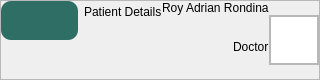
        <widget class="QFrame" name="Header">
         <property name="sizePolicy">
          <sizepolicy hsizetype="Expanding" vsizetype="Expanding">
           <horstretch>0</horstretch>
           <verstretch>0</verstretch>
          </sizepolicy>
         </property>
         <property name="minimumSize">
          <size>
           <width>0</width>
           <height>80</height>
          </size>
         </property>
         <property name="maximumSize">
          <size>
           <width>16777215</width>
           <height>80</height>
          </size>
         </property>
         <property name="cursor">
          <cursorShape>ArrowCursor</cursorShape>
         </property>
         <property name="frameShape">
          <enum>QFrame::StyledPanel</enum>
         </property>
         <property name="frameShadow">
          <enum>QFrame::Raised</enum>
         </property>
         <layout class="QHBoxLayout" name="horizontalLayout_3">
          <property name="spacing">
           <number>0</number>
          </property>
          <property name="leftMargin">
           <number>0</number>
          </property>
          <property name="topMargin">
           <number>0</number>
          </property>
          <property name="rightMargin">
           <number>0</number>
          </property>
          <property name="bottomMargin">
           <number>0</number>
          </property>
          <item alignment="Qt::AlignTop">
           <widget class="QWidget" name="BackButtonCon" native="true">
            <property name="styleSheet">
             <string notr="true">#Title{
	font: 700 22pt &quot;Lexend&quot;;
}
#Subtitle {
	font: 300 10pt &quot;Lexend Light&quot;;
}
QLabel {
    padding: 0px;
    margin: 0px;
}
</string>
            </property>
            <layout class="QHBoxLayout" name="horizontalLayout" stretch="0,0">
             <property name="spacing">
              <number>6</number>
             </property>
             <property name="leftMargin">
              <number>0</number>
             </property>
             <property name="topMargin">
              <number>0</number>
             </property>
             <property name="rightMargin">
              <number>0</number>
             </property>
             <property name="bottomMargin">
              <number>0</number>
             </property>
             <item alignment="Qt::AlignLeft">
              <widget class="QPushButton" name="BackButton">
               <property name="styleSheet">
                <string notr="true">QPushButton {
	font: 900 10pt &quot;Satoshi Black&quot;;
	background-color: #2E6E65;
 	border-radius: 10px;
	font-weight: bold;	
	font-size: 25px;
	color: #F4F7ED;
	text-align: left;
	padding: 5px 5px;
}</string>
               </property>
               <property name="text">
                <string/>
               </property>
               <property name="icon">
                <iconset resource="../Images/resources.qrc">
                 <normaloff>:/lucide/icons/arrow-left.svg</normaloff>:/lucide/icons/arrow-left.svg</iconset>
               </property>
               <property name="iconSize">
                <size>
                 <width>40</width>
                 <height>40</height>
                </size>
               </property>
              </widget>
             </item>
             <item alignment="Qt::AlignVCenter">
              <widget class="QWidget" name="widget" native="true">
               <property name="sizePolicy">
                <sizepolicy hsizetype="Expanding" vsizetype="Fixed">
                 <horstretch>0</horstretch>
                 <verstretch>0</verstretch>
                </sizepolicy>
               </property>
               <property name="maximumSize">
                <size>
                 <width>16777215</width>
                 <height>16777215</height>
                </size>
               </property>
               <layout class="QVBoxLayout" name="verticalLayout_5">
                <property name="spacing">
                 <number>0</number>
                </property>
                <property name="leftMargin">
                 <number>0</number>
                </property>
                <property name="topMargin">
                 <number>0</number>
                </property>
                <property name="rightMargin">
                 <number>0</number>
                </property>
                <property name="bottomMargin">
                 <number>0</number>
                </property>
                <item alignment="Qt::AlignTop">
                 <widget class="QLabel" name="Title">
                  <property name="enabled">
                   <bool>true</bool>
                  </property>
                  <property name="sizePolicy">
                   <sizepolicy hsizetype="Preferred" vsizetype="Expanding">
                    <horstretch>0</horstretch>
                    <verstretch>0</verstretch>
                   </sizepolicy>
                  </property>
                  <property name="minimumSize">
                   <size>
                    <width>0</width>
                    <height>30</height>
                   </size>
                  </property>
                  <property name="maximumSize">
                   <size>
                    <width>16777215</width>
                    <height>30</height>
                   </size>
                  </property>
                  <property name="text">
                   <string>Patient Details</string>
                  </property>
                  <property name="textFormat">
                   <enum>Qt::PlainText</enum>
                  </property>
                  <property name="alignment">
                   <set>Qt::AlignLeading</set>
                  </property>
                  <property name="wordWrap">
                   <bool>true</bool>
                  </property>
                 </widget>
                </item>
               </layout>
              </widget>
             </item>
            </layout>
           </widget>
          </item>
          <item>
           <layout class="QHBoxLayout" name="UserPanel">
            <property name="rightMargin">
             <number>0</number>
            </property>
            <item>
             <layout class="QVBoxLayout" name="UserInfo">
              <property name="spacing">
               <number>0</number>
              </property>
              <item alignment="Qt::AlignRight">
               <widget class="QLabel" name="UserName">
                <property name="text">
                 <string>Roy Adrian Rondina</string>
                </property>
                <property name="alignment">
                 <set>Qt::AlignLeading</set>
                </property>
               </widget>
              </item>
              <item alignment="Qt::AlignRight">
               <widget class="QLabel" name="UserType">
                <property name="text">
                 <string>Doctor</string>
                </property>
                <property name="alignment">
                 <set>Qt::AlignLeading</set>
                </property>
               </widget>
              </item>
             </layout>
            </item>
            <item>
             <widget class="QFrame" name="Profile">
              <property name="sizePolicy">
               <sizepolicy hsizetype="Fixed" vsizetype="Fixed">
                <horstretch>0</horstretch>
                <verstretch>0</verstretch>
               </sizepolicy>
              </property>
              <property name="minimumSize">
               <size>
                <width>50</width>
                <height>50</height>
               </size>
              </property>
              <property name="maximumSize">
               <size>
                <width>50</width>
                <height>50</height>
               </size>
              </property>
              <property name="frameShape">
               <enum>QFrame::StyledPanel</enum>
              </property>
              <property name="frameShadow">
               <enum>QFrame::Raised</enum>
              </property>
              <layout class="QVBoxLayout" name="verticalLayout_3">
               <property name="spacing">
                <number>0</number>
               </property>
               <property name="leftMargin">
                <number>0</number>
               </property>
               <property name="topMargin">
                <number>0</number>
               </property>
               <property name="rightMargin">
                <number>0</number>
               </property>
               <property name="bottomMargin">
                <number>0</number>
               </property>
               <item>
                <widget class="QGraphicsView" name="ProfilePic">
                 <property name="enabled">
                  <bool>true</bool>
                 </property>
                 <property name="sizePolicy">
                  <sizepolicy hsizetype="Preferred" vsizetype="Preferred">
                   <horstretch>0</horstretch>
                   <verstretch>0</verstretch>
                  </sizepolicy>
                 </property>
                 <property name="minimumSize">
                  <size>
                   <width>0</width>
                   <height>0</height>
                  </size>
                 </property>
                </widget>
               </item>
              </layout>
             </widget>
            </item>
           </layout>
          </item>
         </layout>
        </widget>
